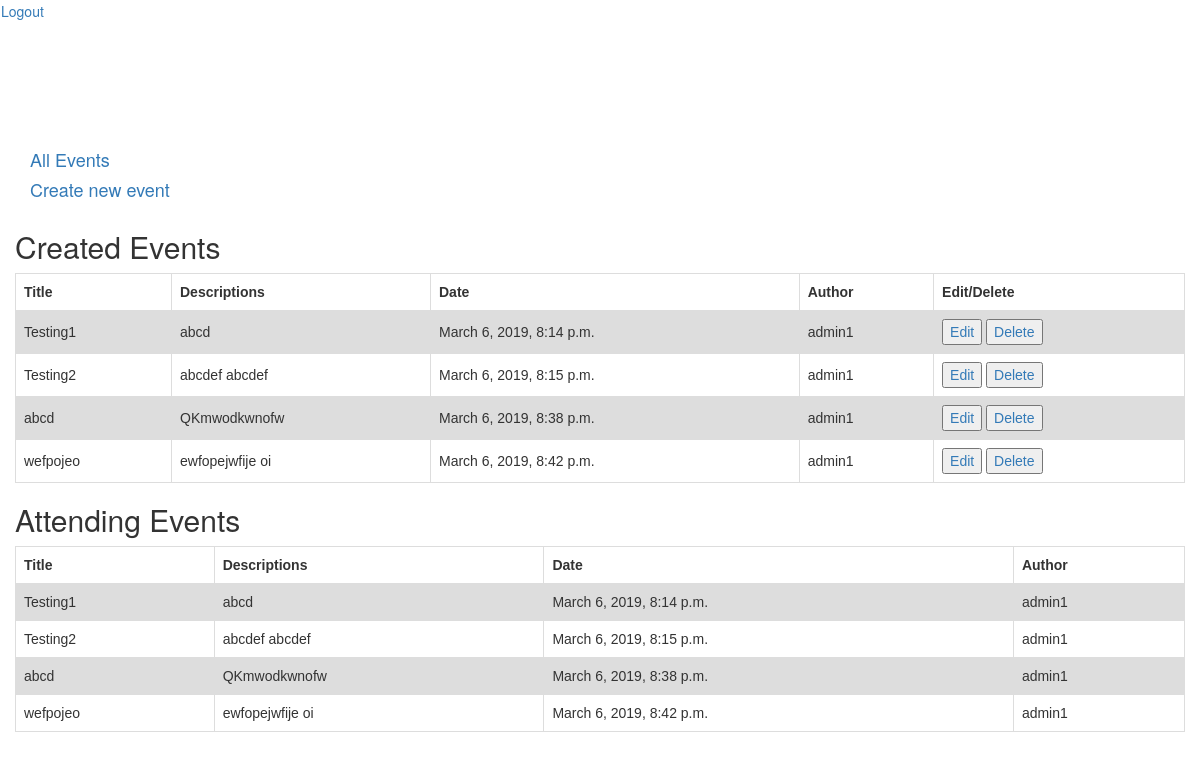
The page /my-event/ (signed in) on the database as committed earlier.
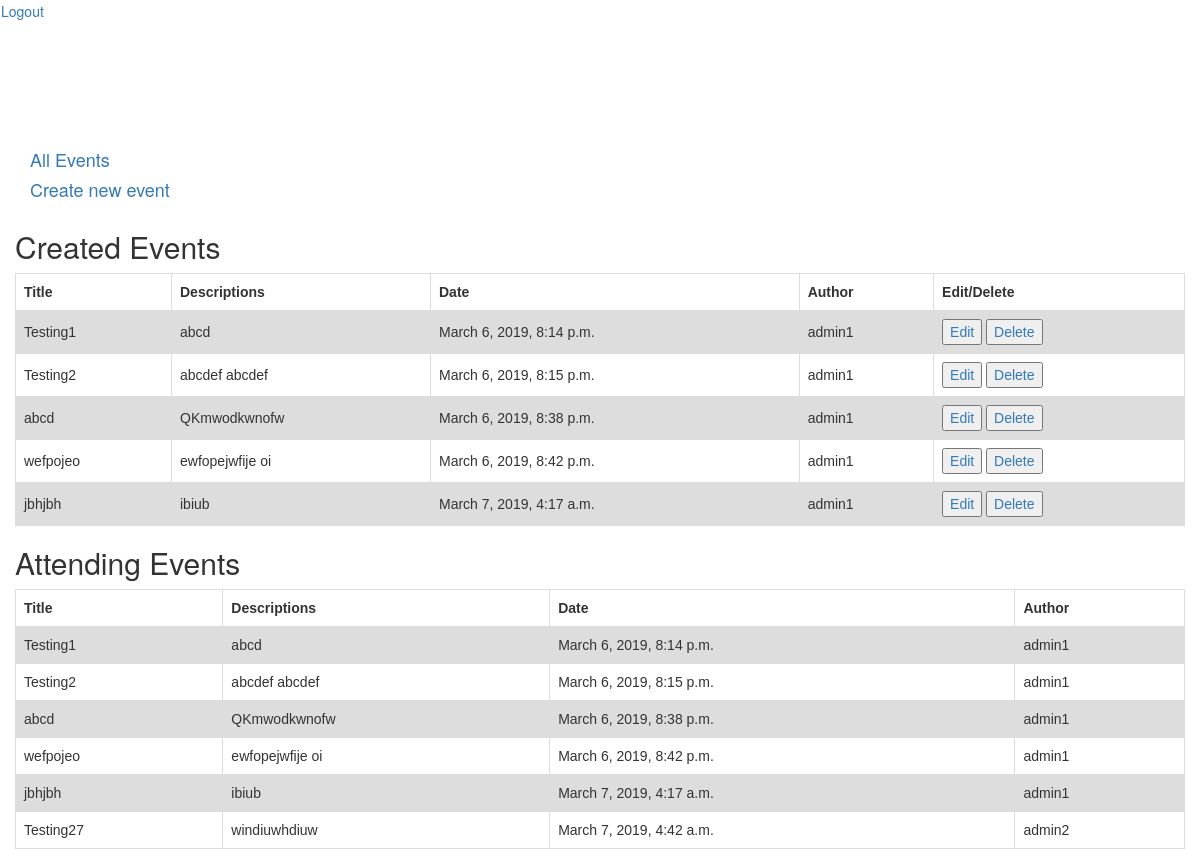
The same page on the database as committed later.
### events/models.py (models this page shows, shortened)
class Event(models.Model):
    created_by = models.ForeignKey(User, on_delete=models.PROTECT, related_name='users')
    title = models.CharField(max_length=120)
    description = models.TextField(blank=True, null=True)
    created_time = models.DateTimeField(default=timezone.now)
    participants = models.ManyToManyField(User, through='Participant', related_name="partcipating", blank=True)

### events/views.py (the view)
# urls.py: url(r'^my-event/', views.myEvents, name='my_events'),
@login_required
def myEvents(request):
    attending_events = Event.objects.filter(participants=request.user)
    created_events = Event.objects.filter(created_by=request.user)
    return render(request, 'myevents.html', {'attending_events':attending_events, 'created_events':created_events})

### events/templates/myevents.html
{% extends 'base1.html' %}
{% block content %}
<h4><a href="{% url 'all_events' %}">All Events</a></h4>
  <h4><a href="{% url 'create_event' %}">Create new event</a></h4>
<div class="row justify">
  <div>
    <h2>Created Events</h2>
        <table style="width:100%">
          <tr>
            <th>Title</th>
            <th>Descriptions</th>
            <th>Date</th>
            <th>Author</th>
            <th>Edit/Delete</th>
          </tr>
          {% for e in created_events %}
            <tr>
                <td>{{e.title}}</td>
                <td>{{e.description}}</td>
                <td>{{e.created_time}}</td>
                <td>{{e.created_by}}</td>
                <td>
                  <button type="button"><a href="{% url 'update_event' e.id %}">Edit </a></button>
                  <button type="button"><a href="{% url 'delete_event' e.id %}">Delete </a></button>
                </td>
            </tr>
          {% endfor %}
        </table>
  </div>
  <div>
      <h2>Attending Events</h2>
        <table style="width:100%">
          <tr>
            <th>Title</th>
            <th>Descriptions</th>
            <th>Date</th>
            <th>Author</th>
          </tr>
          {% for e in attending_events %}
            <tr>
                <td>{{e.title}}</td>
                <td>{{e.description}}</td>
                <td>{{e.created_time}}</td>
                <td>{{e.created_by}}</td>
            </tr>
          {% endfor %}
        </table>
  </div>
</div>
{% endblock %}

Rows that differ between the two databases and show on the page:
added Event: title "jbhjbh", description "ibiub", created_time "March 7, 2019, 4:17 a.m.", created_by "admin1"
added Event: title "Testing27", description "windiuwhdiuw", created_time "March 7, 2019, 4:42 a.m.", created_by "admin2", shown under "Attending Events"
